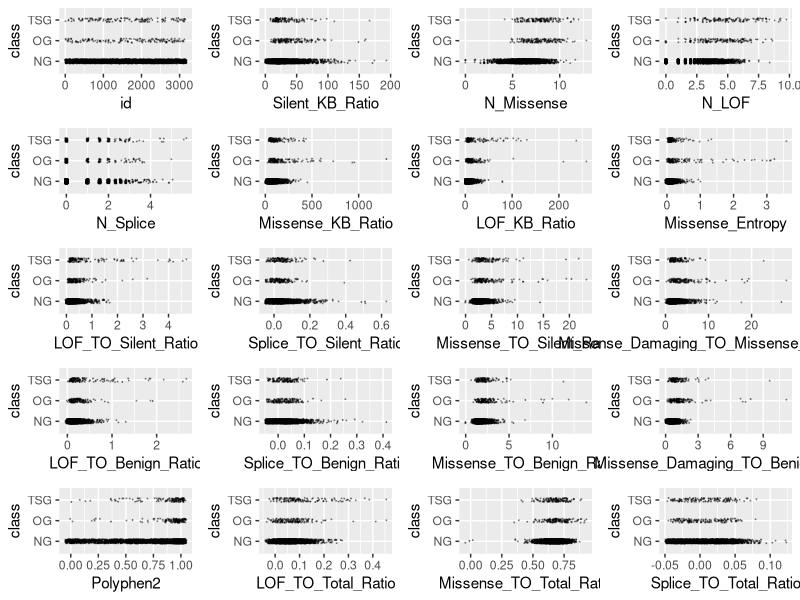
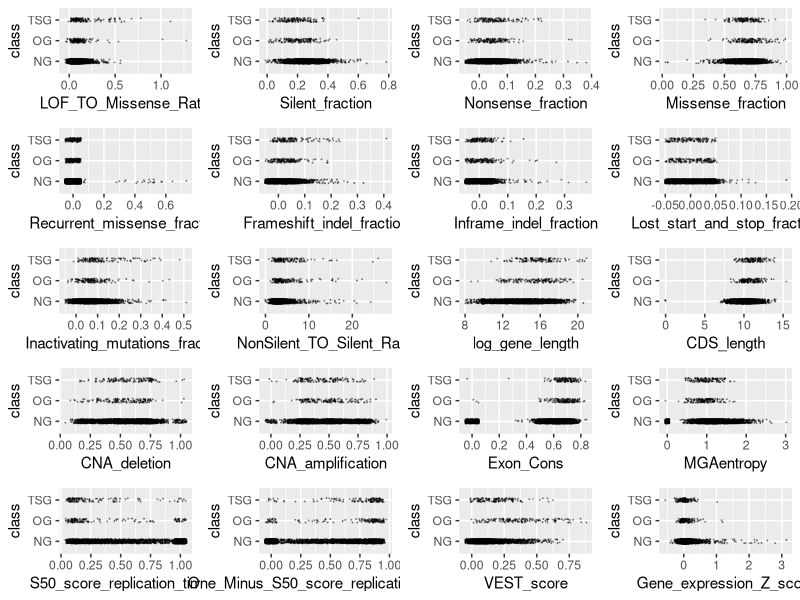
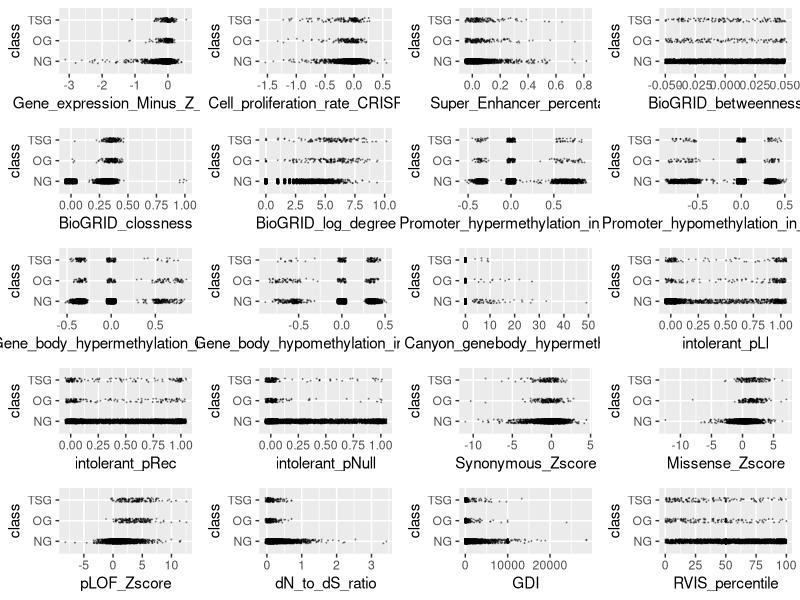
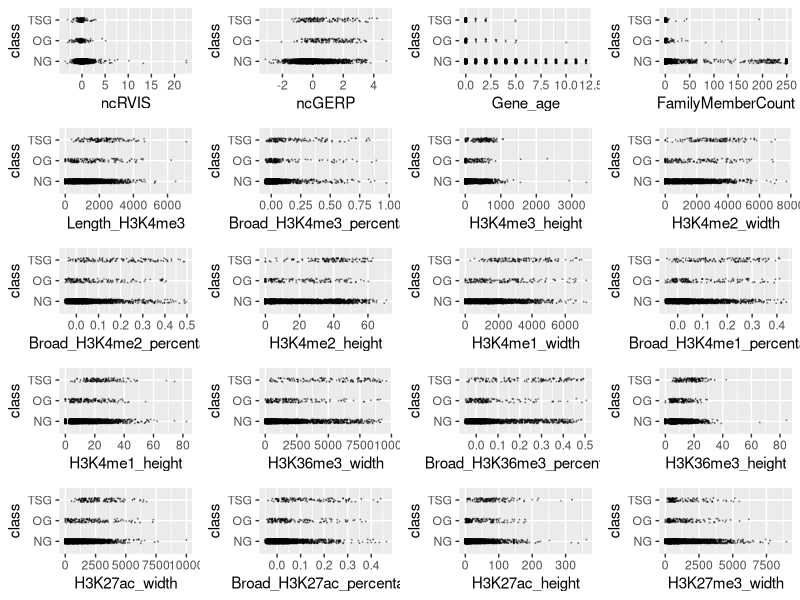
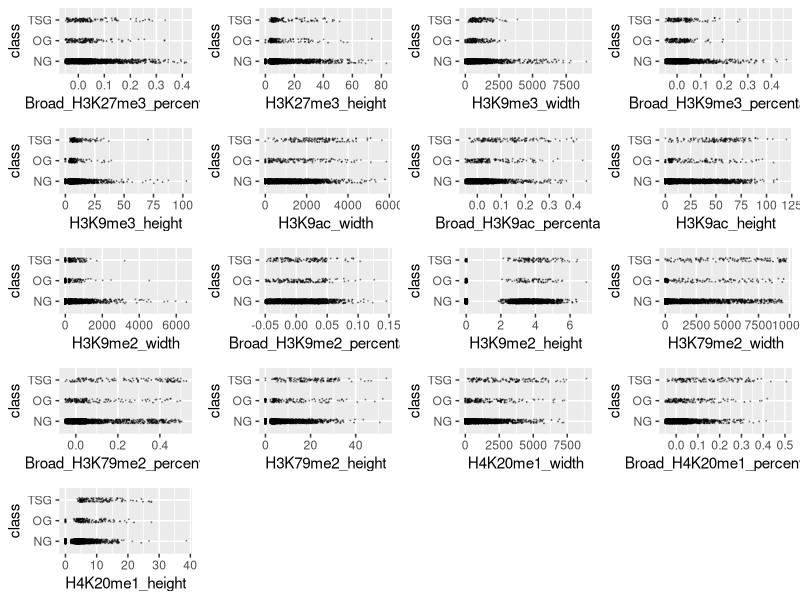
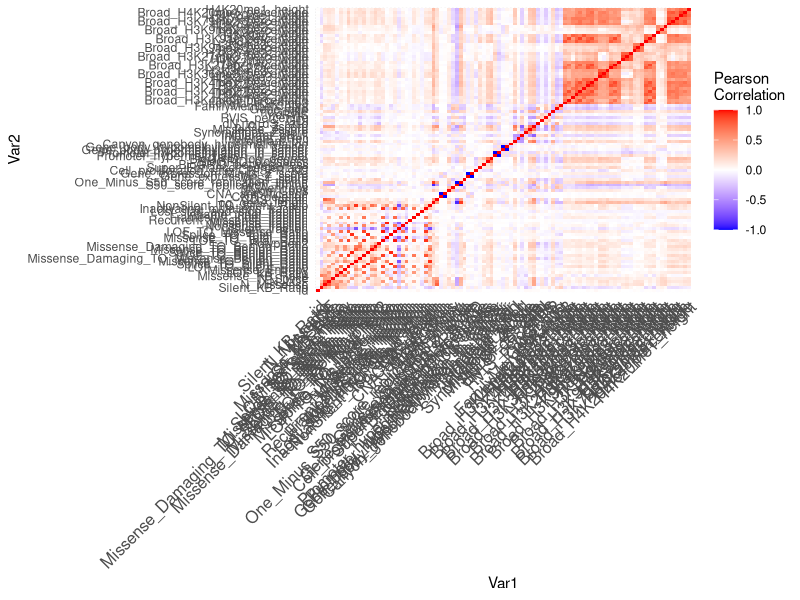
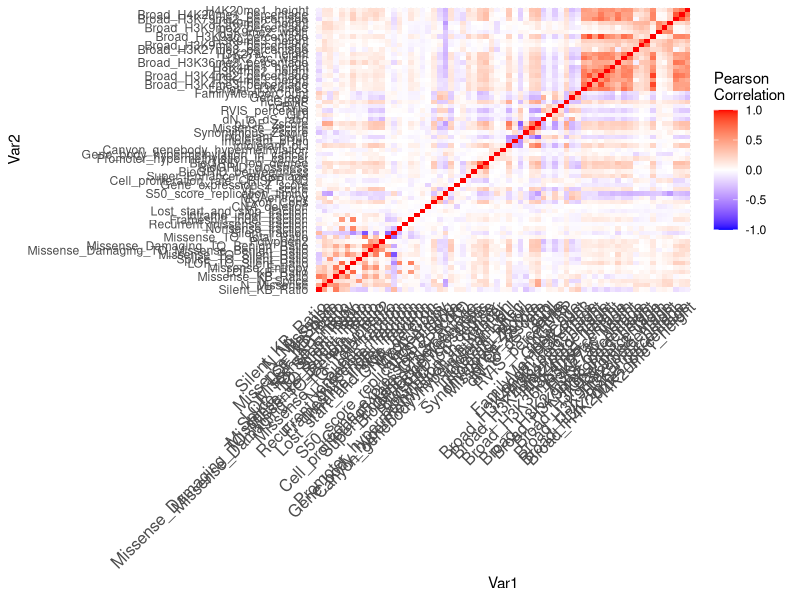
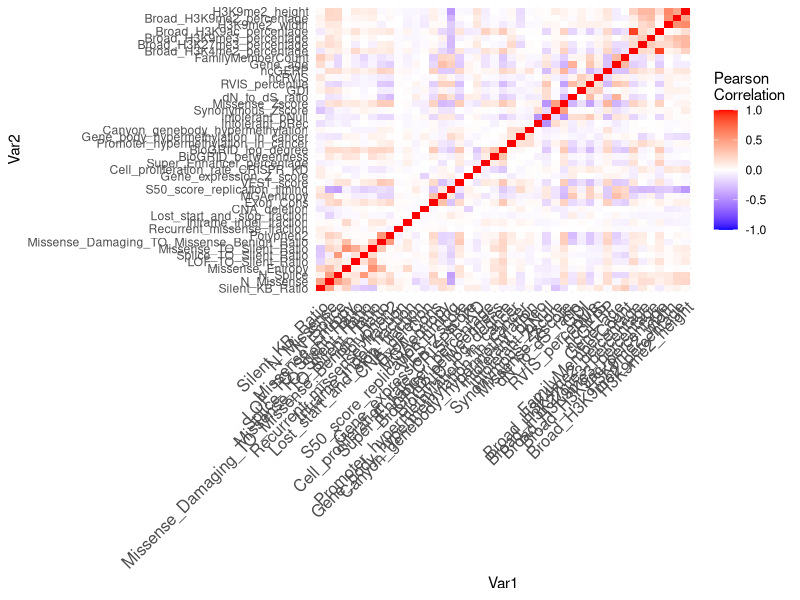

Source code (R) for these figures, in order:
## ---- chunk 1
knitr::opts_chunk$set(echo = TRUE, comment = NA)
## ---- chunk 2
training <- read.csv("training.csv", stringsAsFactors = TRUE)
training$class <- factor(training$class)
levels(training$class) <- c("NG", "OG", "TSG")
# Create an outlier function
outlier <- function(data) {
  low <- mean(data) - 3 * sd(data)
  high <- mean(data) + 3 * sd(data)
  which(data < low | data > high)
}
# library(ggplot2)
# scatter <- function(var) {
#   ggplot(training, aes_string(var, "class")) +
#     geom_jitter(width = 0.05, height = 0.1, size = 0.1,
#                 colour = rgb(0, 0, 0, alpha = 1 / 3))
# }
# scat_plot <- lapply(names(training)[-99], scatter)
# library(gridExtra)
# grid.arrange(grobs = scat_plot[1:20], ncol = 4)
# grid.arrange(grobs = scat_plot[21:40], ncol = 4)
# grid.arrange(grobs = scat_plot[41:60], ncol = 4)
# grid.arrange(grobs = scat_plot[61:80], ncol = 4)
# grid.arrange(grobs = scat_plot[81:98], ncol = 4)
outliers <- table(unlist(lapply(training[,-99], outlier)))
outlier_index <- sort(outliers, decreasing = TRUE)
# Remove 50 most common outliers (i.e. outliers across multiple predictors)
training <- training[-as.numeric(names(outlier_index)[1:50]),]

# The below variables had outstanding outliers which we chose to remove
sort(training$Missense_TO_Silent_Ratio, decreasing = TRUE)[1:10]
training <- training[-which(training$Missense_TO_Silent_Ratio > 100), ]
sort(training$Missense_KB_Ratio, decreasing = TRUE)[1:10]
training <- training[-which(training$Missense_KB_Ratio > 2000), ]
sort(training$LOF_TO_Silent_Ratio, decreasing = TRUE)[1:10]
training <- training[-which(training$LOF_TO_Silent_Ratio > 5), ]
sort(training$Gene_expression_Z_score, decreasing = TRUE)[1:10]
training <- training[-which(training$Gene_expression_Z_score > 4), ]
sort(training$dN_to_dS_ratio, decreasing = TRUE)[1:10]
training <- training[-which(training$dN_to_dS_ratio > 5),]
sort(training$Silent_KB_Ratio, decreasing = TRUE)[1:10]
training <- training[-which(training$Silent_KB_Ratio > 200), ]
sort(training$Lost_start_and_stop_fraction, decreasing = TRUE)[1:10]
training <- training[-which(training$Lost_start_and_stop_fraction > 0.2),]
sort(training$Synonymous_Zscore, decreasing = FALSE)[1:10]
training <- training[-which(training$Synonymous_Zscore < -15), ]
numeric_training <- training[,-99]

# Lots of zeroes for some observations, so removed those observations with quite a few zeroes across predictor variables
n_zeroes <- rep(NA, nrow(numeric_training))

for(i in seq_len(nrow(numeric_training))){
  row_i_zeroes <- 0
  for(j in seq_len(ncol(numeric_training))){
    if(round(numeric_training[i,j], digits = 5) == 0){
      row_i_zeroes <- row_i_zeroes + 1
    }
  }
  n_zeroes[i] <- row_i_zeroes
}
training <- training[n_zeroes <= 50, ]
# Remove 1 of 2 variables that have r value of 1 or -1 (i.e. perfectly correlated)
perf_corr <- which(abs(cor(training[,-99])) == 1, arr.ind = TRUE)
which(perf_corr[,1] != perf_corr[,2])
training <- training[, -43]
## ---- chunk 3
library(ggplot2)
scatter <- function(var) {
  ggplot(training, aes_string(var, "class")) +
    geom_jitter(width = 0.05, height = 0.1, size = 0.1,
                colour = rgb(0, 0, 0, alpha = 1 / 3))
}
scat_plot <- lapply(names(training)[-98], scatter)
library(gridExtra)
grid.arrange(grobs = scat_plot[1:20], ncol = 4)
grid.arrange(grobs = scat_plot[21:40], ncol = 4)
grid.arrange(grobs = scat_plot[41:60], ncol = 4)
grid.arrange(grobs = scat_plot[61:80], ncol = 4)
grid.arrange(grobs = scat_plot[81:97], ncol = 4)
## ---- chunk 4
library(dplyr)
#function to calculate wca
score <- function (conf_mat) {
  print(sum(diag(conf_mat) * c(1, 20, 20)))
  print(sum(diag(conf_mat) * c(1, 20, 20)) / sum(apply(conf_mat, 2, sum) * c(1, 20, 20)))
}

# Set new threshold to account for unbalanced data
classify <- function(probs, k) {
  if (any(probs[2:3] > k)) {
    subset <- probs[2:3]
    output <- which(subset == max(subset))
    if (length(output) > 1) {
        output <- sample(1:2, 1)
    }
  } else {
    output <- 0
  }
  output
}
## ---- chunk 5
library(dplyr)
library(caret)
set.seed(12)
mn <- nnet::multinom(class ~ ., data = training, model = TRUE)
tidymn <- broom::tidy(mn) %>% arrange(p.value)
tidymn <- tidymn %>% filter(p.value < 0.05 / nrow(tidymn))
terms <- unique(tidymn$term)[-1]
library(dplyr)
sig <- logical(97)
names(sig) <- names(training)[-98]
k <- 1
diffs <- logical(97)
for (var in names(training)[-98]) {
  model <- aov(training[[var]] ~ factor(training$class))
  sig[k] <- summary(model)[[1]][1, 5]
  diffs[k] <- all(TukeyHSD(model)$`factor(training$class)`[, 4] < 0.05 / 97)
  k <- k + 1
}
sort(sig[diffs])
score <- function (conf_mat) {
  sum(diag(conf_mat) * c(1, 20, 20)) / sum(apply(conf_mat, 2, sum) * c(1, 20, 20))
}

sig_terms <- names(sort(sig[diffs]))
combo_terms <- table(c(terms, sig_terms)) == 2
final_terms <- names(combo_terms[combo_terms])
term_mat <- cor(training %>% select(all_of(final_terms)))
ind_terms <- final_terms[-c(1, 3, 4, 5, 10, 11, 13, 14, 15, 17)]

vars <- training
cor_mtx = round(cor(vars[, names(vars) != "class"]), 2)
library(reshape2)
#reshape it
melted_cor_mtx <- melt(cor_mtx)

#draw the heatmap
cor_heatmap = ggplot(data = melted_cor_mtx, aes(x=Var1, y=Var2, fill=value)) + geom_tile()
cor_heatmap = cor_heatmap +
scale_fill_gradient2(low = "blue", high = "red", mid = "white", midpoint = 0, limit = c(-1,1), space = "Lab", name="Pearson\nCorrelation") + 
theme_minimal() +
theme(axis.text.x = element_text(angle = 45, vjust = 1, size = 12, hjust = 1))

cor_heatmap
which(abs(cor_mtx) > 0.75, arr.ind = TRUE)
# Eliminate all but one of a set of variables highly correlated with one another
vars <- vars[, -c(1, 4, 32, 13, 18, 21, 29, 14, 20, 15, 30,
                  15, 24, 31, 38, 34, 41, 48, 50, 68, 86, 88,
                  71, 72, 78, 74, 76, 80, 82, 83, 92, 94, 95)]
cor_mtx = round(cor(vars[, names(vars) != "class"]), 2)
library(reshape2)
#reshape it
melted_cor_mtx <- melt(cor_mtx)

#draw the heatmap
cor_heatmap = ggplot(data = melted_cor_mtx, aes(x=Var1, y=Var2, fill=value)) + geom_tile()
cor_heatmap = cor_heatmap +
scale_fill_gradient2(low = "blue", high = "red", mid = "white", midpoint = 0, limit = c(-1,1), space = "Lab", name="Pearson\nCorrelation") + 
theme_minimal() +
theme(axis.text.x = element_text(angle = 45, vjust = 1, size = 12, hjust = 1))

cor_heatmap
which(abs(cor_mtx) > 0.6, arr.ind = TRUE)
# Eliminate all but one of a set of variables highly correlated with one another
vars <- vars[, -c(4, 5, 15, 17, 11, 13, 14, 29, 39, 47,
                  48, 51, 49, 54, 55, 52, 58, 63, 65,
                  34, 64, 53)]
cor_mtx = round(cor(vars[, names(vars) != "class"]), 2)
library(reshape2)
#reshape it
melted_cor_mtx <- melt(cor_mtx)

#draw the heatmap
cor_heatmap = ggplot(data = melted_cor_mtx, aes(x=Var1, y=Var2, fill=value)) + geom_tile()
cor_heatmap = cor_heatmap +
scale_fill_gradient2(low = "blue", high = "red", mid = "white", midpoint = 0, limit = c(-1,1), space = "Lab", name="Pearson\nCorrelation") + 
theme_minimal() +
theme(axis.text.x = element_text(angle = 45, vjust = 1, size = 12, hjust = 1))

cor_heatmap
set.seed(12)
mn <- nnet::multinom(class ~ ., data = vars, model = TRUE)
tidymn <- broom::tidy(mn) %>% arrange(p.value)
tidymn <- tidymn %>% filter(p.value < 0.05 / nrow(tidymn))
terms <- unique(tidymn$term)[-1]
terms
## ---- chunk 6
vars <- training %>% select(all_of(terms), class)
set.seed(91232)
thresh_list <- list()
length(thresh_list) <- 10
j <- 1
# for() loop to validate post cross-validation with WCA and varying thresholds
for (rand in ceiling(runif(10, min = 1, max = 10000000))) {
  set.seed(rand)
  vars_test <- createDataPartition(vars$class, p = 0.8, 
                                    list = FALSE)
  vars_train <- vars[vars_test, ]
  vars_test <- vars[-vars_test, ]
  
  train_cont <- trainControl(method = "cv", number = 5, classProbs = TRUE, savePredictions = TRUE)
  lda_ft <- train(class ~ ., data = vars_train, method = "lda", preProc = c("center", "scale"),
                  trControl = train_cont)
  preds <- predict(lda_ft, newdata = vars_test, type = "prob")
  scores <- numeric(100)
  for (i in seq(from = 0.001, to = 0.1, by = 0.001)) {
    lda_mod <- table("pred"=apply(preds, 1, classify, k = i), "obs" = vars_test$class)
    lda_mod
    scores[i*1000] <- score(lda_mod)
  }
  thresh_list[[j]] <- scores
  j <- j + 1
}

# Plot WCA as a function of threshold for various seeds to see best threshold

plot(thresh_list[[1]] ~ seq(from = 0.001, to = 0.1, by = 0.001),
     type = "l", ylim = c(0.6, 0.9), col = rgb(0, 0, 0, alpha = 0.5))
for (i in 2:10) {
  red <- 0
  green <- 0
  blue <- 0
  if (i %% 4 == 1) {
    red <- 0.5
  }
  if (i %% 4 == 2) {
    green <- 0.5
  }
  if (i %% 4 == 3) {
    blue <- 0.5
  }
  lines(seq(from = 0.001, to = 0.1, by = 0.001), thresh_list[[i]],
        col = rgb(red, green, blue, alpha = 0.5))
  
}
abline(v = c(0.005, 0.01))
# Use threshold of 0.01 for determining when to classify as OG or TSG (highest peak)
set.seed(03)
  vars_test <- createDataPartition(vars$class, p = 0.8, 
                                    list = FALSE)
  vars_train <- vars[vars_test, ]
  vars_test <- vars[-vars_test, ]
  train_cont <- trainControl(method = "cv", number = 5, classProbs = TRUE, savePredictions = TRUE)
  lda_ft <- train(class ~ ., data = vars_train, method = "lda", preProc = c("center", "scale"),
                  trControl = train_cont)
    preds <- predict(lda_ft, newdata = vars_test, type = "prob")
 lda_mod <- table("pred"=apply(preds, 1, classify, k = 0.01), "obs" = vars_test$class)
  lda_mod
  score(lda_mod)
## ---- chunk 7
# Write prediction model on test data
tests <- read.csv("test.csv")
preds <- predict(lda_ft, newdata = tests, type = "prob")
preds <- apply(preds, 1, classify, k = 0.01)
names(preds) <- tests$id
csv_file <- data.frame(id = tests$id,
                       class = preds)
#write.csv(csv_file, "modelpredictions12.csv", row.names = FALSE)
model_10 <- read.csv("modelpredictions12.csv")
table("BEST MOD" = model_10$class, csv_file$class)
